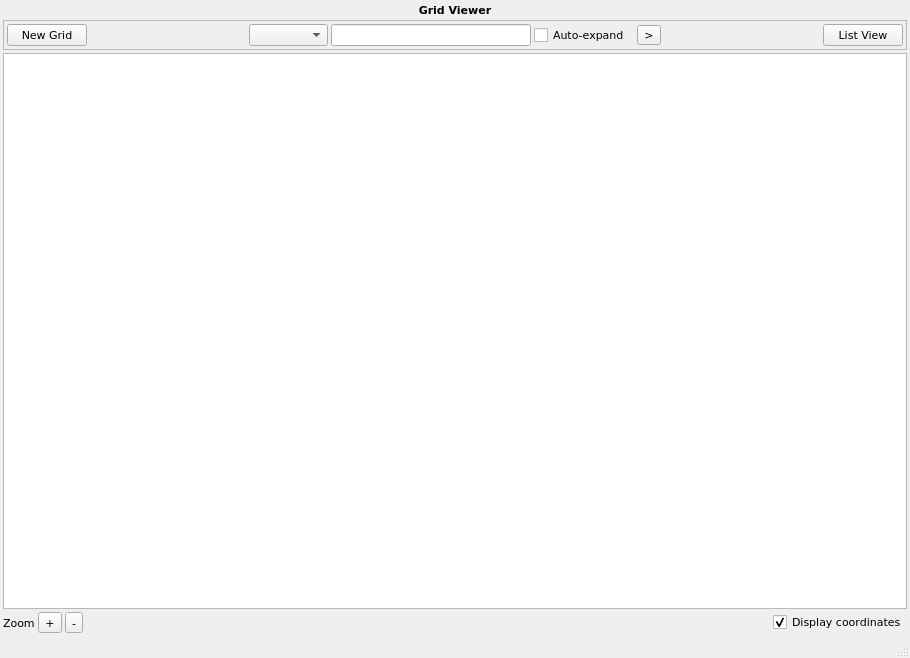
<?xml version="1.0" encoding="UTF-8"?>
<ui version="4.0">
 <class>window</class>
 <widget class="QMainWindow" name="window">
  <property name="geometry">
   <rect>
    <x>0</x>
    <y>0</y>
    <width>910</width>
    <height>658</height>
   </rect>
  </property>
  <property name="font">
   <font>
    <family>Verdana</family>
    <pointsize>8</pointsize>
   </font>
  </property>
  <property name="windowTitle">
   <string>GridViewer</string>
  </property>
  <widget class="QWidget" name="centralwidget">
   <layout class="QHBoxLayout" name="horizontalLayout" stretch="2,0">
    <property name="spacing">
     <number>3</number>
    </property>
    <property name="leftMargin">
     <number>3</number>
    </property>
    <property name="topMargin">
     <number>3</number>
    </property>
    <property name="rightMargin">
     <number>3</number>
    </property>
    <property name="bottomMargin">
     <number>3</number>
    </property>
    <item>
     <layout class="QVBoxLayout" name="verticalLayout">
      <property name="spacing">
       <number>3</number>
      </property>
      <item>
       <widget class="QLabel" name="lbl_title">
        <property name="font">
         <font>
          <weight>75</weight>
          <bold>true</bold>
         </font>
        </property>
        <property name="focusPolicy">
         <enum>Qt::StrongFocus</enum>
        </property>
        <property name="text">
         <string>Grid Viewer</string>
        </property>
        <property name="alignment">
         <set>Qt::AlignCenter</set>
        </property>
       </widget>
      </item>
      <item>
       <widget class="QFrame" name="frame_tools">
        <property name="minimumSize">
         <size>
          <width>0</width>
          <height>30</height>
         </size>
        </property>
        <property name="frameShape">
         <enum>QFrame::StyledPanel</enum>
        </property>
        <property name="frameShadow">
         <enum>QFrame::Raised</enum>
        </property>
        <layout class="QHBoxLayout" name="horizontalLayout_2">
         <property name="spacing">
          <number>3</number>
         </property>
         <property name="leftMargin">
          <number>3</number>
         </property>
         <property name="topMargin">
          <number>3</number>
         </property>
         <property name="rightMargin">
          <number>3</number>
         </property>
         <property name="bottomMargin">
          <number>3</number>
         </property>
         <item>
          <widget class="QPushButton" name="btn_new_grid">
           <property name="minimumSize">
            <size>
             <width>80</width>
             <height>0</height>
            </size>
           </property>
           <property name="maximumSize">
            <size>
             <width>80</width>
             <height>16777215</height>
            </size>
           </property>
           <property name="text">
            <string>New Grid</string>
           </property>
          </widget>
         </item>
         <item>
          <spacer name="horizontalSpacer_3">
           <property name="orientation">
            <enum>Qt::Horizontal</enum>
           </property>
           <property name="sizeHint" stdset="0">
            <size>
             <width>40</width>
             <height>20</height>
            </size>
           </property>
          </spacer>
         </item>
         <item>
          <widget class="QComboBox" name="cb_functions"/>
         </item>
         <item>
          <widget class="QLineEdit" name="txt_args">
           <property name="minimumSize">
            <size>
             <width>200</width>
             <height>0</height>
            </size>
           </property>
           <property name="maximumSize">
            <size>
             <width>200</width>
             <height>16777215</height>
            </size>
           </property>
          </widget>
         </item>
         <item>
          <widget class="QCheckBox" name="chk_expand">
           <property name="minimumSize">
            <size>
             <width>100</width>
             <height>0</height>
            </size>
           </property>
           <property name="maximumSize">
            <size>
             <width>100</width>
             <height>16777215</height>
            </size>
           </property>
           <property name="text">
            <string>Auto-expand</string>
           </property>
          </widget>
         </item>
         <item>
          <widget class="QToolButton" name="btn_run">
           <property name="minimumSize">
            <size>
             <width>0</width>
             <height>20</height>
            </size>
           </property>
           <property name="maximumSize">
            <size>
             <width>16777215</width>
             <height>20</height>
            </size>
           </property>
           <property name="text">
            <string>&gt;</string>
           </property>
          </widget>
         </item>
         <item>
          <spacer name="horizontalSpacer">
           <property name="orientation">
            <enum>Qt::Horizontal</enum>
           </property>
           <property name="sizeHint" stdset="0">
            <size>
             <width>40</width>
             <height>20</height>
            </size>
           </property>
          </spacer>
         </item>
         <item>
          <widget class="QPushButton" name="btn_list_view">
           <property name="text">
            <string>List View</string>
           </property>
          </widget>
         </item>
        </layout>
       </widget>
      </item>
      <item>
       <widget class="QGraphicsView" name="view">
        <property name="font">
         <font>
          <stylestrategy>PreferAntialias</stylestrategy>
         </font>
        </property>
        <property name="verticalScrollBarPolicy">
         <enum>Qt::ScrollBarAsNeeded</enum>
        </property>
        <property name="horizontalScrollBarPolicy">
         <enum>Qt::ScrollBarAsNeeded</enum>
        </property>
        <property name="transformationAnchor">
         <enum>QGraphicsView::AnchorUnderMouse</enum>
        </property>
        <property name="resizeAnchor">
         <enum>QGraphicsView::AnchorUnderMouse</enum>
        </property>
        <property name="viewportUpdateMode">
         <enum>QGraphicsView::BoundingRectViewportUpdate</enum>
        </property>
       </widget>
      </item>
      <item>
       <layout class="QHBoxLayout" name="horizontalLayout_4">
        <property name="topMargin">
         <number>0</number>
        </property>
        <item>
         <widget class="QLabel" name="label_3">
          <property name="text">
           <string>Zoom</string>
          </property>
         </widget>
        </item>
        <item>
         <widget class="QToolButton" name="btn_zoom_plus">
          <property name="text">
           <string>+</string>
          </property>
         </widget>
        </item>
        <item>
         <widget class="QToolButton" name="btn_zoom_minus">
          <property name="text">
           <string>-</string>
          </property>
         </widget>
        </item>
        <item>
         <spacer name="horizontalSpacer_2">
          <property name="orientation">
           <enum>Qt::Horizontal</enum>
          </property>
          <property name="sizeHint" stdset="0">
           <size>
            <width>40</width>
            <height>20</height>
           </size>
          </property>
         </spacer>
        </item>
        <item>
         <widget class="QCheckBox" name="chk_displayCoords">
          <property name="text">
           <string>Display coordinates</string>
          </property>
          <property name="checked">
           <bool>true</bool>
          </property>
         </widget>
        </item>
       </layout>
      </item>
     </layout>
    </item>
    <item>
     <layout class="QVBoxLayout" name="verticalLayout_2">
      <property name="spacing">
       <number>2</number>
      </property>
      <property name="leftMargin">
       <number>0</number>
      </property>
     </layout>
    </item>
   </layout>
  </widget>
  <widget class="QStatusBar" name="statusbar"/>
  <action name="actionQuitter">
   <property name="text">
    <string>Quitter</string>
   </property>
  </action>
 </widget>
 <tabstops>
  <tabstop>view</tabstop>
  <tabstop>btn_new_grid</tabstop>
  <tabstop>cb_functions</tabstop>
  <tabstop>txt_args</tabstop>
  <tabstop>chk_expand</tabstop>
  <tabstop>btn_list_view</tabstop>
  <tabstop>btn_zoom_plus</tabstop>
  <tabstop>btn_zoom_minus</tabstop>
  <tabstop>chk_displayCoords</tabstop>
  <tabstop>lbl_title</tabstop>
 </tabstops>
 <resources/>
 <connections/>
</ui>
